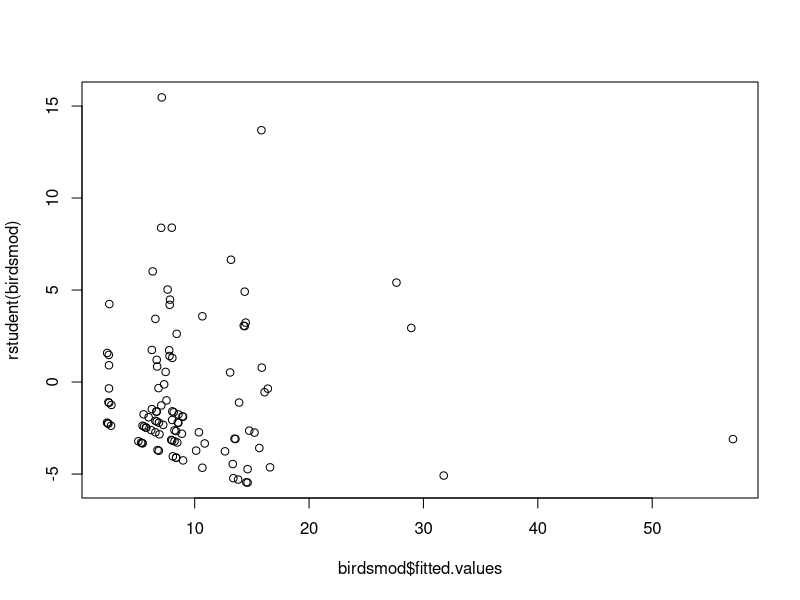
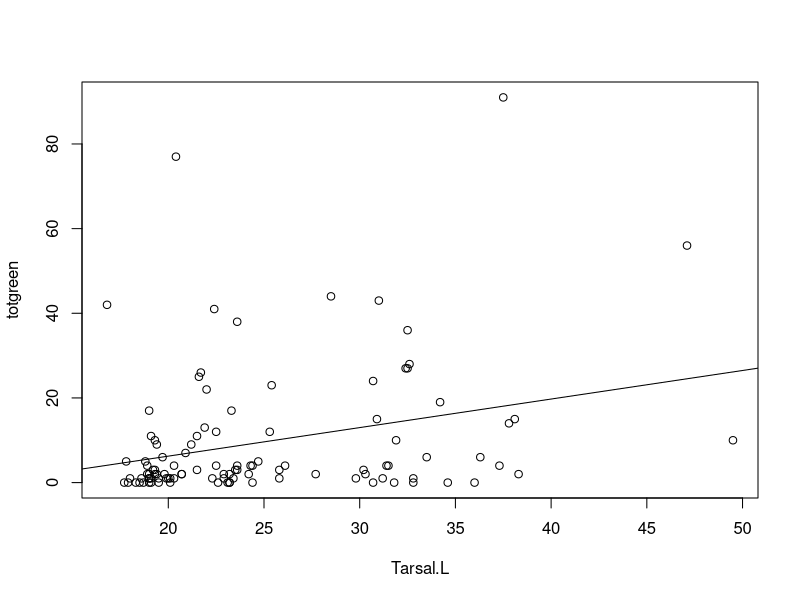
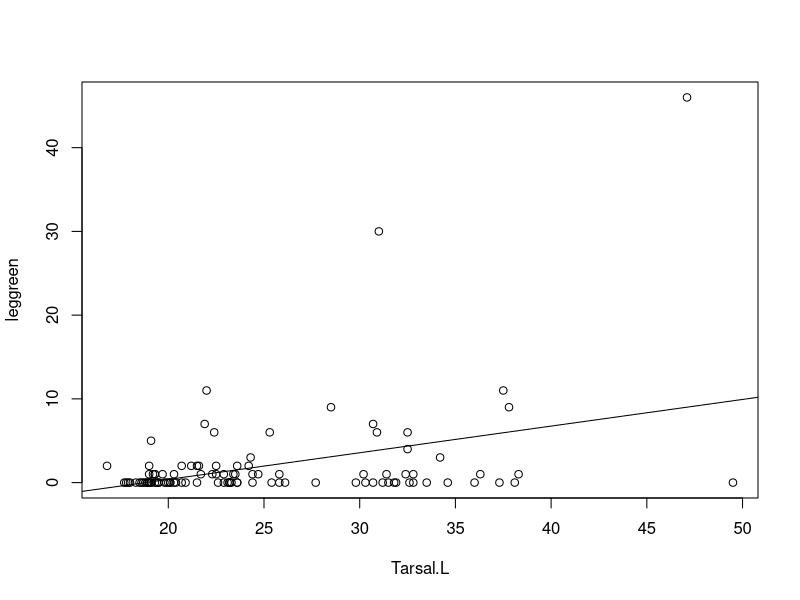
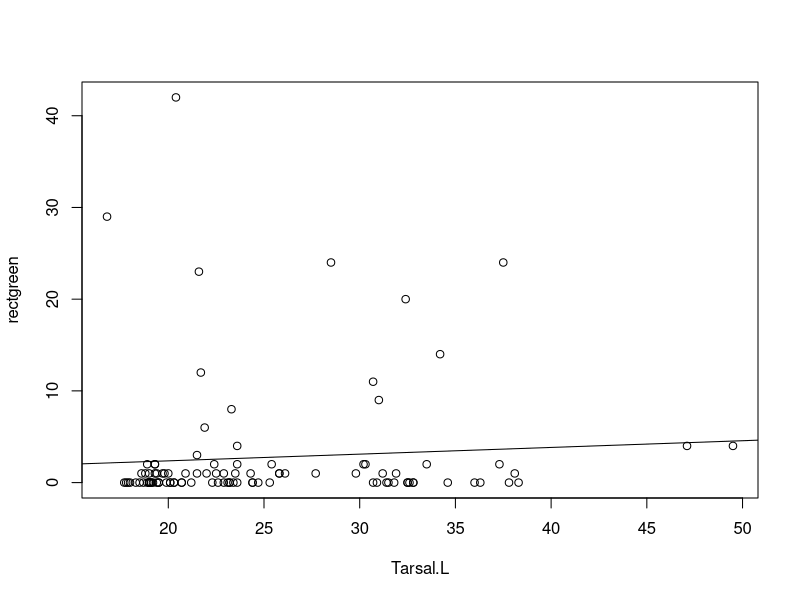
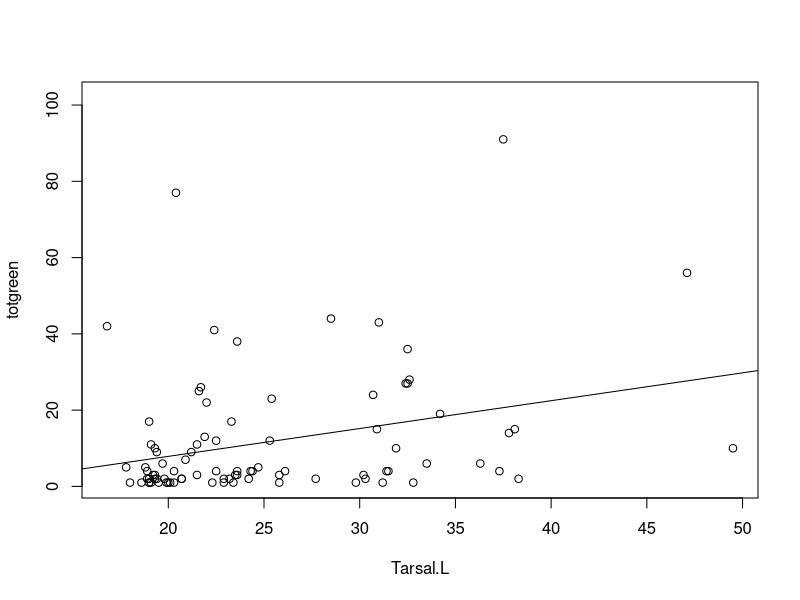
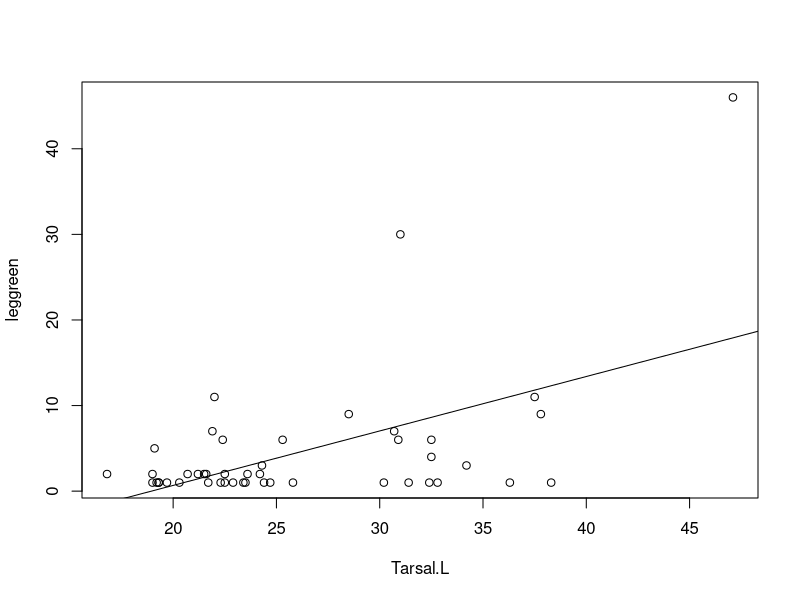
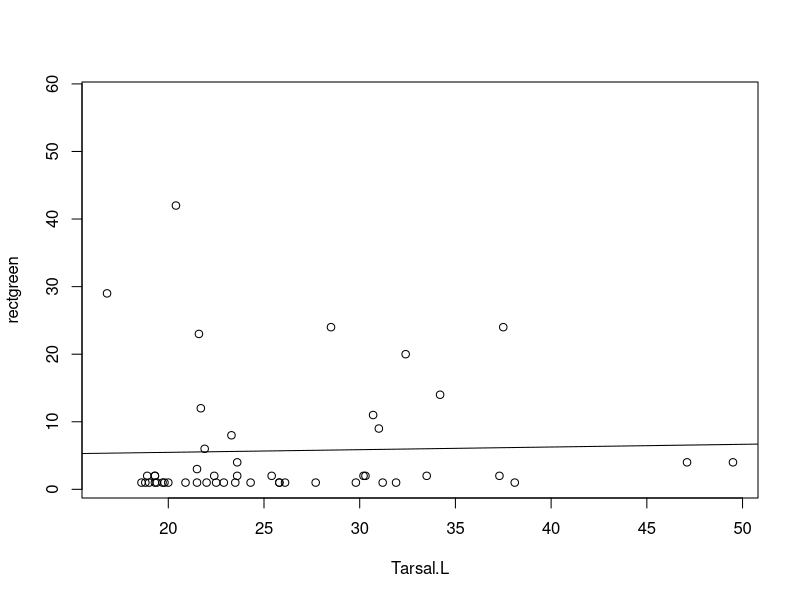
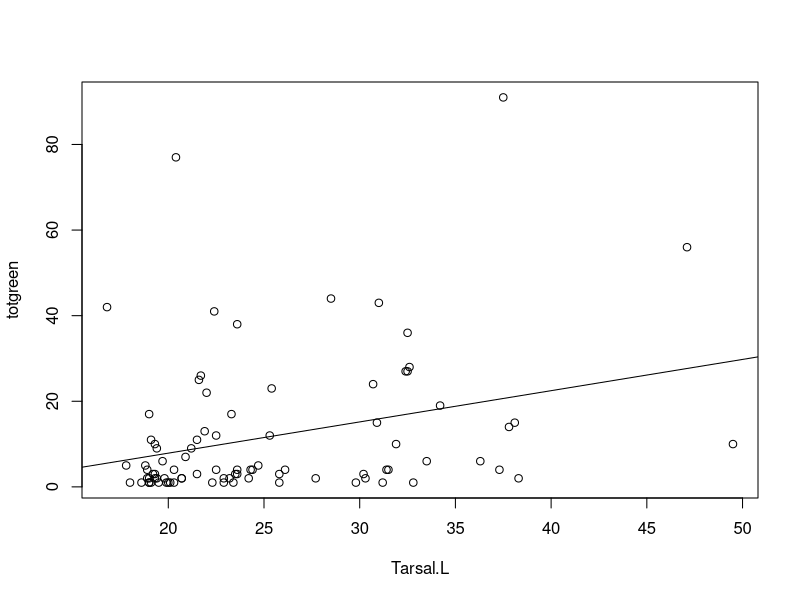

Recreate these plots in R, in order. (Note: this script raises an error after producing the figures.)
library(MASS)
library(ggplot2)
library(broom)
library(dplyr)

birds<-read.csv("bandingdata.csv")
head(birds)
birds<-droplevels(subset(birds, Alpha != "DESTROYED"))
birds<-droplevels(subset(birds, totgreen != "NA"))

birds$Tarsal.L<-as.numeric(as.character(birds$Tarsal.L))

birds$wing.chord<-as.numeric(as.character(birds$wing.chord))
birds$mass<-as.numeric(as.character(birds$mass))

summary(lm(wing.chord~Tarsal.L, data=birds)) #body size metrics correlated, shouldn't
#use both in a model together

#####################################################
##############Starting with total spores by
##############behavior and tarsal length
##############and total by taxon
#####################################################


birdsmod<-glm(totgreen~behavior+Tarsal.L, family = poisson, data=birds)
summary(birdsmod)
anova(birdsmod, test="Chisq")
pchisq(deviance(birdsmod), df.residual(birdsmod), lower=F) #!

plot(rstudent(birdsmod)~birdsmod$fitted.values)

############################
####Tarsal length influence on spore count, drop NA values for Tarsal length
############################

plot(totgreen~Tarsal.L, data=subset(birds, Tarsal.L != "NA"))
totgreenline<-lm(totgreen~Tarsal.L, data=subset(birds, Tarsal.L != "NA"))
abline(totgreenline)

plot(leggreen~Tarsal.L, data=subset(birds, Tarsal.L != "NA"))
leggreenline<-lm(leggreen~Tarsal.L, data=subset(birds, Tarsal.L != "NA"))
abline(leggreenline)

plot(rectgreen~Tarsal.L, data=subset(birds, Tarsal.L != "NA"))
rectgreenline<-lm(rectgreen~Tarsal.L, data=subset(birds, Tarsal.L != "NA"))
abline(rectgreenline)

##########################
#Tarsal length influence on spore count, drop spore zeroes
##########################

plot(totgreen~Tarsal.L, data=subset(birds, totgreen > 0 ))
totgreenline<-lm(totgreen~Tarsal.L, data=subset(birds, totgreen > 0))
abline(totgreenline)

plot(leggreen~Tarsal.L, data=subset(birds, leggreen > 0))
leggreenline<-lm(leggreen~Tarsal.L, data=subset(birds, leggreen > 0))
abline(leggreenline)

plot(rectgreen~Tarsal.L, data=subset(birds, rectgreen > 0))
rectgreenline<-lm(rectgreen~Tarsal.L, data=subset(birds, rectgreen > 0))
abline(rectgreenline)

#########################
#both drop tarsal NA and zero values
#########################

plot(totgreen~Tarsal.L, data=subset(birds, Tarsal.L != "NA" & totgreen > 0))
totgreenline<-lm(totgreen~Tarsal.L, data=subset(birds, Tarsal.L != "NA" & totgreen > 0))
abline(totgreenline)
summary(totgreenline)


plot(leggreen~Tarsal.L, data=subset(birds, Tarsal.L != "NA" & leggreen > 0))
leggreenline<-lm(leggreen~Tarsal.L, data=subset(birds, Tarsal.L != "NA" & leggreen > 0))
abline(leggreenline)

plot(rectgreen~Tarsal.L, data=subset(birds, Tarsal.L != "NA" & rectgreen > 0))
rectgreenline<-lm(rectgreen~Tarsal.L, data=subset(birds, Tarsal.L != "NA" & rectgreen > 0))
abline(rectgreenline)


##########################
#GLM Models
##########################


library(MASS)
# negative binomial
sum(residuals(birdsmod, type = "pearson")^2)

#quasipoisson model
birdsquasi<-glm(totgreen~behavior+Tarsal.L, family = quasipoisson, data=birds)
summary(birdsquasi)
anova(birdsquasi, test="Chisq")
pchisq(deviance(birdsquasi), df.residual(birdsquasi), lower=F) 
plot(rstudent(birdsquasi)~birdsquasi$fitted.values)


birdsnegbi<-glm.nb(totgreen~behavior+Tarsal.L, data=birds)
summary(birdsnegbi)
anova(birdsnegbi, test="Chisq")
pchisq(deviance(birdsnegbi), df.residual(birdsnegbi), lower=F) 
birdsnegbi0<-glm.nb(totgreen~1, data=subset(birds, Tarsal.L != "NA"))
1-(deviance(birdsnegbi)/deviance(birdsnegbi0)) #0.010 (goodness of fit ~R2)
m1<-update(birdsnegbi, .~. - Tarsal.L)
m1
anova(m1, birdsnegbi)
mod1overall<-anova(birdsnegbi, birdsnegbi0) #significantly better than null
plot(rstudent(birdsnegbi)~birdsnegbi$fitted.values)

model1factors<-drop1(birdsnegbi, test="LRT") #TWO WAY ANOVA DROPS EACH PREDICTOR SEPARATELY
mod1overall
drop1(birdsnegbi, test="LRT")


model1factors
birdsnegbi_tidy<-tidy(birdsnegbi)
model1factors<-tidy(model1factors)
mod1overalltidy<-tidy(mod1overall)

write.csv(rbind(birdsnegbi_tidy,model1tidy), "GLM summaries/test1.csv")
write.csv(model1factors, "GLM summaries/mod1factors.csv")
write.csv(mod1overalltidy, "GLM summaries/mod1overall.csv")

###################################################################
#totbytaxonandleg<-glm.nb(totgreen~Taxon.group+Tarsal.L, data=birds)
#summary(totbytaxonandleg)

# OVERALL SPORE NUMBER NOT SIGNIFICANT BY TAXONOMIC GROUP WHEN INCLUDING 
#TARSAL LENGTH, EXAMINE ONLY TAXONOMIC GROUP

totbytaxon<-glm.nb(totgreen~Taxon.group, data=birds)
summary(totbytaxon)
anova(totbytaxon, test="Chisq")
pchisq(deviance(totbytaxon), df.residual(totbytaxon), lower=F) #
totbytaxon0<-glm.nb(totgreen~1, data=birds)
1-(deviance(totbytaxon)/deviance(totbytaxon0)) 
mod2overall<-anova(totbytaxon, totbytaxon0, test="Chisq") #significantly better than null

mod2factors<-drop1(totbytaxon, test="LRT") #TWO WAY ANOVA DROPS EACH PREDICTOR SEPARATELY
plot(rstudent(totbytaxon)~totbytaxon$fitted.values)


totbytaxon_tidy<-tidy(totbytaxon)
totbytaxon_tidy
mod2factorstidy<-tidy(mod2factors)
mod2overalltidy<-tidy(mod2overall)
write.csv(totbytaxon_tidy, "GLM summaries/totbytaxon.csv")
write.csv(mod2factorstidy, "GLM summaries/mod2factors.csv")
write.csv(mod2overalltidy, "GLM summaries/mod2overall.csv")

##################################################################
###############leg spores############################
#################################################################

legsporebytarsalbehavior<-glm.nb(leggreen~behavior+Tarsal.L, data=birds)
summary(legsporebytarsalbehavior)
anova(legsporebytarsalbehavior, test="Chisq")
pchisq(deviance(legsporebytarsalbehavior), df.residual(legsporebytarsalbehavior), lower=F) #
legsporebytarsalbehavior0<-glm.nb(leggreen~1, data=subset(birds, Tarsal.L != "NA"))
1-(deviance(legsporebytarsalbehavior)/deviance(legsporebytarsalbehavior0))
anova(legsporebytarsalbehavior, legsporebytarsalbehavior0, test="Chisq") #significantly better than null


drop1(legsporebytarsalbehavior, test="LRT") #TWO WAY ANOVA DROPS EACH PREDICTOR SEPARATELY
#should drop behavior
##next model

legsporebytarsal<-glm.nb(leggreen~Tarsal.L, data=birds)
summary(legsporebytarsal)
anova(legsporebytarsal, test="Chisq")
pchisq(deviance(legsporebytarsal), df.residual(legsporebytarsal), lower=F) 
legsporebytarsal0<-glm.nb(leggreen~1, data=subset(birds, Tarsal.L != "NA"))
1-(deviance(legsporebytarsal)/deviance(legsporebytarsal0)) 
legmod1overall<-anova(legsporebytarsal0, legsporebytarsal, test="LR") #significantly better than null

legmod1parameters<-drop1(legsporebytarsal, test="LRT") #TWO WAY ANOVA DROPS EACH PREDICTOR SEPARATELY
plot(rstudent(legsporebytarsal)~legsporebytarsal$fitted.values)
legmod1overall
legsporebytarsal_tidy<-tidy(legsporebytarsal)
legmod1overalltidy<-tidy(legmod1overall)
legmod1parameterstidy<-tidy(legmod1parameters)
write.csv(legsporebytarsal_tidy, "GLM summaries/leggreenbytarsalfull.csv")
write.csv(legmod1parameterstidy, "GLM summaries/legmod1parameters.csv")
write.csv(legmod1overalltidy, "GLM summaries/legmod1overall.csv")



legsporebytaxonleg<-glm.nb(leggreen~Taxon.group+Tarsal.L, data=birds)
summary(legsporebytaxonleg)
anova(legsporebytaxonleg, test="Chisq")
pchisq(deviance(legsporebytaxonleg), df.residual(legsporebytaxonleg), lower=F) #
legsporebytaxonleg0<-glm.nb(leggreen~1, data=subset(birds, Tarsal.L != "NA"))
1-(deviance(legsporebytaxonleg)/deviance(legsporebytaxonleg0)) 
anova(legsporebytaxonleg, legsporebytaxonleg0, test="Chisq") #significantly better than null

drop1(legsporebytaxonleg, test="F") #TWO WAY ANOVA DROPS EACH PREDICTOR SEPARATELY
###neither significant, next model

legsporebytaxon<-glm.nb(leggreen~Taxon.group, data=birds)
summary(legsporebytaxon)
anova(legsporebytaxon, test="Chisq")
pchisq(deviance(legsporebytaxon), df.residual(legsporebytaxon), lower=F) 
legsporebytaxon0<-glm.nb(leggreen~1, data=birds)
1-(deviance(legsporebytaxon)/deviance(legsporebytaxon0)) 
legmod2overall<-anova(legsporebytaxon, legsporebytaxon0, test="Chisq") #significantly better than null
legmod2overall
legmod2parameters<-drop1(legsporebytaxon, test="LRT") #TWO WAY ANOVA DROPS EACH PREDICTOR SEPARATELY
plot(rstudent(legsporebytarsal)~legsporebytarsal$fitted.values)

legsporebytaxon_tidy<-tidy(legsporebytaxon)
legmod2overalltidy<-tidy(legmod2overall)
legmod2parameterstidy<-tidy(legmod2parameters)
write.csv(legsporebytaxon_tidy, "GLM summaries/leggreenbytaxonfull.csv")
write.csv(legmod2parameterstidy, "GLM summaries/legmod2parameters.csv")
write.csv(legmod2overalltidy, "GLM summaries/legmod2overall.csv")

####################################################################
###########################rect spores##############################
####################################################################

rectsporebytarsalbehavior<-glm.nb(rectgreen~behavior+Tarsal.L, data=birds)
summary(rectsporebytarsalbehavior)
anova(rectsporebytarsalbehavior, test="Chisq")
pchisq(deviance(rectsporebytarsalbehavior), df.residual(rectsporebytarsalbehavior), lower=F) 
rectsporebytarsalbehavior0<-glm.nb(rectgreen~1, data=subset(birds, Tarsal.L != "NA"))
1-(deviance(rectsporebytarsalbehavior)/deviance(rectsporebytarsalbehavior0)) 
anova(rectsporebytarsalbehavior, rectsporebytarsalbehavior0, test="Chisq") #significantly better than null

drop1(rectsporebytarsalbehavior, test="F") #TWO WAY ANOVA DROPS EACH PREDICTOR SEPARATELY
#should drop tarsal.L
##next model

rectsporebybehavior<-glm.nb(rectgreen~behavior, data=birds)
summary(rectsporebybehavior)
anova(rectsporebybehavior, test="Chisq")
pchisq(deviance(rectsporebybehavior), df.residual(rectsporebybehavior), lower=F) 
rectsporebybehavior0<-glm.nb(rectgreen~1, data=birds)
1-(deviance(rectsporebybehavior)/deviance(rectsporebybehavior0)) 
rectmod1overall<-anova(rectsporebybehavior, rectsporebybehavior0, test="Chisq") #significantly better than null
rectmod1parameters
rectmod1parameters<-drop1(rectsporebybehavior, test="LRT") #TWO WAY ANOVA DROPS EACH PREDICTOR SEPARATELY
plot(rstudent(rectsporebybehavior)~rectsporebybehavior$fitted.values)

rectsporebybehavior_tidy<-tidy(rectsporebybehavior)
rectmod1parameterstidy<-tidy(rectmod1parameters)
rectmod1overalltidy<-tidy(rectmod1overall)

write.csv(rectsporebybehavior_tidy, "GLM summaries/rectgreenbybehaviorfull.csv")
write.csv(rectmod1parameterstidy, "GLM summaries/rectmod1parameters.csv")
write.csv(rectmod1overalltidy, "GLM summaries/rectmod1overall.csv")



rectsporebytaxonrect<-glm.nb(rectgreen~Taxon.group+Tarsal.L, data=birds)
summary(rectsporebytaxonrect)
anova(rectsporebytaxonrect, test="Chisq")
pchisq(deviance(rectsporebytaxonrect), df.residual(rectsporebytaxonrect), lower=F) 
rectsporebytaxonrect0<-glm.nb(rectgreen~1, data=subset(birds, Tarsal.L != "NA"))
1-(deviance(rectsporebytaxonrect)/deviance(rectsporebytaxonrect0)) 
anova(rectsporebytaxonrect, rectsporebytaxonrect0, test="Chisq") #significantly better than null

drop1(rectsporebytaxonrect, test="F") #TWO WAY ANOVA DROPS EACH PREDICTOR SEPARATELY
###drop tarsal length next model

rectsporebytaxon<-glm.nb(rectgreen~Taxon.group, data=birds)
summary(rectsporebytaxon)
anova(rectsporebytaxon, test="Chisq")
pchisq(deviance(rectsporebytaxon), df.residual(rectsporebytaxon), lower=F) 
rectsporebytaxon0<-glm.nb(rectgreen~1, data=birds)
1-(deviance(rectsporebytaxon)/deviance(rectsporebytaxon0))
rectmod2overall<-anova(rectsporebytaxon, rectsporebytaxon0, test="Chisq") #significantly better than null

rectmod2overall
rectmod2parameters<-drop1(rectsporebytaxon, test="LRT") #TWO WAY ANOVA DROPS EACH PREDICTOR SEPARATELY
plot(rstudent(rectsporebytarsal)~rectsporebytarsal$fitted.values)

rectsporebytaxon_tidy<-tidy(rectsporebytaxon)
rectmod2parameterstidy<-tidy(rectmod2parameters)
rectmod2overalltidy<-tidy(rectmod2overall)

write.csv(rectsporebytaxon_tidy, "GLM summaries/rectgreenbytaxonfull.csv")
write.csv(rectmod2parameterstidy, "GLM summaries/rectmod2parameters.csv")
write.csv(rectmod2overalltidy, "GLM summaries/rectmod2overall.csv")


###################################################################



library(plyr)


sumbyspp<- ddply(birds, "Alpha", summarise,
                N    = length(Alpha),
                mean = mean(totgreen),
                sd   = sd(totgreen),
                se   = sd / sqrt(N)
                
)
sumbyspp$CI<-sumbyspp$se*1.96
head(sumbyspp)
sumbyspp

#make a  subset that only includes spp w at least 3 captures
smalist<-droplevels(sumbyspp$Alpha[c(which(sumbyspp$N < 3))])
smalist
smallset<-droplevels(subset(birds, Alpha != "BHGR" & Alpha != "FLIN" & Alpha != "GCKI" & Alpha != "HAWO" & Alpha != "HEWA" & Alpha != "PUFI" & Alpha != "RECR" & Alpha != "RSFL" & Alpha != "RUGR" & Alpha != "STJA" & Alpha!= "RUHU" & Alpha != "VASW" & Alpha != "VATH" & Alpha != "WCSP"))
length(levels(smallset$Alpha))
which(smallset$Tarsal.L != "NA")
length(birds$Tarsal.L)


sumsmall<- ddply(smallset, "Alpha", summarise,
                 N = length(Alpha),
                 mean = mean(totgreen),
                 sd = sd(totgreen),
                 se = sd / sqrt(N)
                 )
sumsmall

##################################################
###############Alpha with Tarsal.L################
##################################################
## all models suggest dropping tarsal.l
#################################################

totalalpha<-glm.nb(totgreen~Alpha+Tarsal.L, data=smallset)
summary(totalalpha)
anova(totalalpha, test="Chisq")
pchisq(deviance(totalalpha), df.residual(totalalpha), lower=F) 
totalalpha0<-glm.nb(totgreen~1, data=subset(smallset, Tarsal.L != "NA"))
1-(deviance(totalalpha)/deviance(totalalpha0)) 
anova(totalalpha, totalalpha0, test="Chisq") #significantly better than null

drop1(totalalpha, test="F") #TWO WAY ANOVA DROPS EACH PREDICTOR SEPARATELY
##drop tarsal length
plot(rstudent(totalalpha)~totalalpha$fitted.values)

legalpha<-glm.nb(leggreen~Alpha+Tarsal.L, data=smallset)
summary(legalpha)
anova(legalpha, test="Chisq")
pchisq(deviance(legalpha), df.residual(legalpha), lower=F) 
legalpha0<-glm.nb(leggreen~1, data=subset(smallset, Tarsal.L != "NA"))
1-(deviance(legalpha)/deviance(legalpha0))
anova(legalpha, legalpha0, test="Chisq") #significantly better than null

drop1(legalpha, test="F") #TWO WAY ANOVA DROPS EACH PREDICTOR SEPARATELY
#drop tarsal length
plot(rstudent(legalpha)~legalpha$fitted.values)

rectalpha<-glm.nb(rectgreen~Alpha+Tarsal.L, data=smallset)
summary(rectalpha)
anova(rectalpha, test="Chisq")
pchisq(deviance(rectalpha), df.residual(rectalpha), lower=F) 
rectalpha0<-glm.nb(rectgreen~1, data=subset(smallset, Tarsal.L != "NA"))
1-(deviance(rectalpha)/deviance(rectalpha0))
anova(rectalpha, rectalpha0, test="Chisq") #significantly better than null

drop1(rectalpha, test="F") #TWO WAY ANOVA DROPS EACH PREDICTOR SEPARATELY
#drop tarsal length
plot(rstudent(rectalpha)~rectalpha$fitted.values)

######################################################
###################Alpha##############################
######################################################

totalalpha1<-glm.nb(totgreen~Alpha, data=smallset)
summary(totalalpha1)
anova(totalalpha1, test="Chisq")
pchisq(deviance(totalalpha1), df.residual(totalalpha1), lower=F) 
totalalpha10<-glm.nb(totgreen~1, data=smallset)
1-(deviance(totalalpha1)/deviance(totalalpha10)) 
alphamod1overall<-anova(totalalpha1, totalalpha10, test="Chisq") #significantly better than null

alphamod1parameters<-drop1(totalalpha1, test="LRT") #TWO WAY ANOVA DROPS EACH PREDICTOR SEPARATELY
plot(rstudent(totalalpha1)~totalalpha1$fitted.values)

summary(totalalpha1)
totalalpha1tidy<-tidy(totalalpha1)
alphamod1parameterstidy<-tidy(alphamod1parameters)
alphamod1overalltidy<-tidy(alphamod1overall)

write.csv(totalalpha1tidy, "GLM summaries/totalalpha.csv")
write.csv(alphamod1parameterstidy, "GLM summaries/totalalphaparameters.csv")
write.csv(alphamod1overalltidy, "GLM summaries/totalalphaoverall.csv")

legalpha1<-glm.nb(leggreen~Alpha, data=smallset)
summary(legalpha1)
anova(legalpha1, test="Chisq")
pchisq(deviance(legalpha1), df.residual(legalpha1), lower=F) 
legalpha10<-glm.nb(leggreen~1, data=smallset)
1-(deviance(legalpha1)/deviance(legalpha10)) 
alpha1legmodoverall<-anova(legalpha1, legalpha10, test="Chisq") #significantly better than null

alpha1legmodparameters<-drop1(legalpha1, test="LRT") #TWO WAY ANOVA DROPS EACH PREDICTOR SEPARATELY
plot(rstudent(legalpha1)~legalpha1$fitted.values)


legalpha1tidy<-tidy(legalpha1)
alpha1legmodparameterstidy<-tidy(alpha1legmodparameters)
alpha1legmodoveralltidy<-tidy(alpha1legmodoverall)

write.csv(legalpha1tidy, "GLM summaries/legalpha.csv")
write.csv(alpha1legmodparameterstidy, "GLM summaries/legalphaparameters.csv")
write.csv(alpha1legmodoveralltidy, "GLM summaries/legalphaoverall.csv")



rectalpha1<-glm.nb(rectgreen~Alpha, data=smallset)
summary(rectalpha1)
anova(rectalpha1, test="Chisq")
pchisq(deviance(rectalpha1), df.residual(rectalpha1), lower=F) 
rectalpha10<-glm.nb(rectgreen~1, data=smallset)
1-(deviance(rectalpha1)/deviance(rectalpha10)) 
rectalphaoverall<-anova(rectalpha1, rectalpha10, test="Chisq") #significantly better than null

rectalphaparameters<-drop1(rectalpha1, test="LRT") #TWO WAY ANOVA DROPS EACH PREDICTOR SEPARATELY
plot(rstudent(rectalpha1)~rectalpha1$fitted.values)

rectalpha1tidy<-tidy(rectalpha1)
rectalphaoveralltidy<-tidy(rectalphaoverall)
rectalphaparameterstidy<-tidy(rectalphaparameters)

write.csv(rectalpha1tidy, "GLM summaries/rectalpha.csv")
write.csv(rectalphaparameterstidy, "GLM summaries/rectalphaparameters.csv")
write.csv(rectalphaoveralltidy, "GLM summaries/rectalphaoverall.csv")

for(i in levels(birds$Alpha)){
  print(c(i, mean(birds$totgreen[which(birds$Alpha == i)])), sep = ",")
}

nonzero<-droplevels(subset(birds, totgreen != 0))
min(nonzero$totgreen)

for(i in levels(nonzero$Alpha)){
  print(c(i, mean(nonzero$totgreen[which(nonzero$Alpha == i)])), sep = ",")
}

speciesmod<-glm.nb(totgreen~Alpha, data = nonzero)
summary(speciesmod)
anova(speciesmod)
pchisq(deviance(speciesmod), df.residual(speciesmod), lower= F) 
plot(rstudent(speciesmod))


library(multcomp)
library(lsmeans)

###################################
#posthoc pairwise tests
###################################

#ALPHA
alphatotalpairwise<-lsmeans(totalalpha1, pairwise~Alpha, adjust = "tukey")
alphatotalpairwise$contrasts

alphatotalpairs<-cld(alphatotalpairwise, alpha= 0.05, Letters= letters, adjust = "tukey")
alphatotalpairs<-arrange(alphatotalpairs, Alpha)

letterstotalalpha<-alphatotalpairs$.group

alphalegpairwise<-lsmeans(legalpha1, pairwise~Alpha, adjust = "tukey")
alphalegpairwise$contrasts

alphalegpairs<-cld(alphalegpairwise, alpha= 0.05, Letters= letters, adjust = "tukey")
alphalegpairs<-arrange(alphalegpairs, Alpha)

lettersalphaleg<-alphalegpairs$.group

alpharectpairwise<-lsmeans(rectalpha1, pairwise~Alpha, adjust = "tukey")
alpharectpairwise$contrasts

alpharectpairs<-cld(alpharectpairwise, alpha= 0.05, Letters= letters, adjust = "tukey")
alpharectpairs<-arrange(alpharectpairs, Alpha)

lettersalpharect<-alpharectpairs$.group

#total

totalbehaviorpairwise<-lsmeans(birdsnegbi, pairwise~behavior, adjust = "tukey")
totalbehaviorpairwise$contrasts

totalbehaviorpairs<-cld(totalbehaviorpairwise, alpha= 0.05, Letters= letters, adjust = "tukey")
totalbehaviorpairs<-arrange(totalbehaviorpairs, behavior)

letterstotalbehavior<-totalbehaviorpairs$.group

totaltaxonpairwise<-lsmeans(totbytaxon, pairwise~Taxon.group, adjust = "tukey")
totaltaxonpairwise$contrasts

totaltaxonpairs<-cld(totaltaxonpairwise, alpha= 0.05, Letters= letters, adjust = "tukey")
totaltaxonpairs<-arrange(totaltaxonpairs, Taxon.group)

letterstotaltaxon<-totaltaxonpairs$.group

#leg

legbehaviorpairwise<-lsmeans(legsporebytarsalbehavior, pairwise~behavior, adjust = "tukey")
legbehaviorpairwise$contrasts

legbehaviorpairs<-cld(legbehaviorpairwise, alpha= 0.05, Letters= letters, adjust = "tukey")
legbehaviorpairs<-arrange(legbehaviorpairs, behavior)

letterslegbehavior<-legbehaviorpairs$.group

legtaxonpairwise<-lsmeans(legsporebytaxon, pairwise~Taxon.group, adjust = "tukey")
legtaxonpairwise$contrasts

legtaxonpairs<-cld(legtaxonpairwise, alpha= 0.05, Letters= letters, adjust = "tukey")
legtaxonpairs<-arrange(legtaxonpairs, Taxon.group)

letterslegtaxon<-legtaxonpairs$.group

#rect

recttaxonpairwise<-lsmeans(rectsporebytaxon, pairwise~Taxon.group, adjust = "tukey")
recttaxonpairwise$contrasts

recttaxonpairs<-cld(recttaxonpairwise, alpha= 0.05, Letters= letters, adjust = "tukey")
recttaxonpairs<-arrange(recttaxonpairs, Taxon.group)

lettersrecttaxon<-recttaxonpairs$.group
lettersrecttaxon

rectbehaviorpairwise<-lsmeans(rectsporebybehavior, pairwise~behavior, adjust = "tukey")
rectbehaviorpairwise$contrasts

rectbehaviorpairs<-cld(rectbehaviorpairwise, alpha= 0.05, Letters= letters, adjust = "tukey")
rectbehaviorpairs<-arrange(rectbehaviorpairs, behavior)

lettersrectbehavior<-rectbehaviorpairs$.group
lettersrectbehavior

##############
###figures for paper
##############


totalpha<-ggplot(data=subset(smallset, totgreen > 0), aes(Alpha, totgreen)) +
  geom_boxplot(fill="gray") +
  theme_bw()+
  theme(#axis.title.x = element_blank(),
    #axis.title.y = element_blank(),
    plot.margin = margin(0.5, 0.5, 0.5, 0.5, "inch"),
    axis.text.x  = element_text(angle=90, vjust=0.5, size=12),
    panel.grid.minor.x=element_blank(),
    panel.grid.major.x=element_blank(),
    panel.grid.minor.y=element_blank(),
    panel.grid.major.y=element_blank())+
  xlab("")+
  ylab("Total Number of Spores")+
  annotate("text", y = 80, x = c(1,6, 10, 17), label = c("bc","ab", "a", "c"), fontface = "italic", size= 3)
  #annotate("text", y=100, x=1:20, label= letterstotalalpha, fontface = "italic")
#ggsave(path ="../Desktop/WIRI paper 1/WIRI Manuscript 1 - Ecology Letters/plots/", filename = "totALPHAboxfew.png", width=10, height = 5)
totalpha

legalpha<-ggplot(data=subset(smallset, leggreen > 0), aes(Alpha, leggreen)) +
  geom_boxplot(fill="gray") +
  theme_bw()+
  theme(#axis.title.x = element_blank(),
    #axis.title.y = element_blank(),
    plot.margin = margin(0.5, 0.5, 0.5, 0.5, "inch"),
    axis.text.x  = element_text(angle=90, vjust=0.5, size=12),
    panel.grid.minor.x=element_blank(),
    panel.grid.major.x=element_blank(),
    panel.grid.minor.y=element_blank(),
    panel.grid.major.y=element_blank())+
  xlab("")+
  ylab("Number of Leg Spores")
#annotate("text", y=40, x=1:20, label= lettersalphaleg, fontface = "italic")
#ggsave(path ="../Desktop/WIRI paper 1/WIRI Manuscript 1 - Ecology Letters/plots/", filename = "legALPHAboxfew.png", width=10, height = 5)
legalpha


rectalpha<-ggplot(data=subset(smallset, rectgreen > 0), aes(Alpha, rectgreen)) +
  geom_boxplot(fill="gray") +
  theme_bw()+
  theme(#axis.title.x = element_blank(),
    #axis.title.y = element_blank(),
    plot.margin = margin(0.5, 0.5, 0.5, 0.5, "inch"),
    axis.text.x  = element_text(angle=90, vjust=0.5, size=12),
    panel.grid.minor.x=element_blank(),
    panel.grid.major.x=element_blank(),
    panel.grid.minor.y=element_blank(),
    panel.grid.major.y=element_blank())+
  xlab("")+
  ylab("Number of Rectrix Spores")+
  annotate("text", y = 50, x = c(10, 16), label = c("a", "b"), fontface = "italic", size =3)
  #annotate("text", y=50, x=1:20, label= lettersalpharect, fontface = "italic")
#ggsave(path ="../Desktop/WIRI paper 1/WIRI Manuscript 1 - Ecology Letters/plots/", filename = "rectALPHAboxfew.png", width=10, height = 5)
rectalpha

totbehavior<-ggplot(data=subset(birds, behavior != "flower" & totgreen >0), aes(behavior, totgreen)) +
  geom_boxplot(fill="gray") +
  theme_bw()+
  theme(#axis.title.x = element_blank(),
    #axis.title.y = element_blank(),
    axis.text.x  = element_text(angle=90, vjust=0.5, size=12),
    panel.grid.minor.x=element_blank(),
    panel.grid.major.x=element_blank(),
    panel.grid.minor.y=element_blank(),
    panel.grid.major.y=element_blank())+
  xlab("")+
  ylab("Total Number of Spores")+
  annotate("text", x=1:4, y=70, label= letterstotalbehavior, fontface = "italic", size =3)
#ggsave(path = "../Desktop/WIRI paper 1/WIRI Manuscript 1 - Ecology Letters/plots/", filename = "totbehaviorboxfew.png", width=10, height = 5)
totbehavior


legbehavior<-ggplot(data=subset(birds, behavior != "flower" & leggreen > 0), aes(behavior, leggreen)) +
  geom_boxplot(fill="gray") +
  theme_bw()+
  theme(#axis.title.x = element_blank(),
    #axis.title.y = element_blank(),
    axis.text.x  = element_text(angle=90, vjust=0.5, size=12),
    panel.grid.minor.x=element_blank(),
    panel.grid.major.x=element_blank(),
    panel.grid.minor.y=element_blank(),
    panel.grid.major.y=element_blank())+
  xlab("")+
  ylab("Number of Leg Spores")
#annotate("text", x=1:4, y=10, label= letterslegbehavior)
#ggsave(path ="../Desktop/WIRI paper 1/WIRI Manuscript 1 - Ecology Letters/plots/", filename = "legbehaviorboxfew.png", width=10, height = 5)
legbehavior


rectbehavior<-ggplot(data=subset(birds, behavior != "flower" & rectgreen > 0), aes(behavior, rectgreen)) +
  geom_boxplot(fill="gray") +
  theme_bw()+
  theme(#axis.title.x = element_blank(),
    #axis.title.y = element_blank(),
    axis.text.x  = element_text(angle=90, vjust=0.5, size=12),
    panel.grid.minor.x=element_blank(),
    panel.grid.major.x=element_blank(),
    panel.grid.minor.y=element_blank(),
    panel.grid.major.y=element_blank())+
  xlab("")+
  ylab("Number of Rectrix Spores")+
  annotate("text", x=1:4, y=80, label= lettersrectbehavior, fontface = "italic", size =3)
#ggsave(path ="../Desktop/WIRI paper 1/WIRI Manuscript 1 - Ecology Letters/plots/", filename = "rectbehaviorboxfew.png", width=10, height = 5)
rectbehavior

tottaxon<-ggplot(data=subset(birds, totgreen >0), aes(Taxon.group, totgreen)) +
  geom_boxplot(fill="gray") +
  theme_bw()+
  theme(#axis.title.x = element_blank(),
    #axis.title.y = element_blank(),
    axis.text.x  = element_text(angle=90, vjust=0.5, size=12),
    panel.grid.minor.x=element_blank(),
    panel.grid.major.x=element_blank(),
    panel.grid.minor.y=element_blank(),
    panel.grid.major.y=element_blank())+
  xlab("")+
  ylab("Total Number of Spores")+
  annotate("text", x=c(2,4,5,7,8,9,11,12), y=85, label= c("ab","bc","bc","bc","bc","a","c","ab"), fontface = "italic", size =3)
#ggsave(path ="../Desktop/WIRI paper 1/WIRI Manuscript 1 - Ecology Letters/plots/", filename = "tottaxonboxfew.png", width=10, height = 5)
tottaxon

totaltaxonpairs

legtaxon<-ggplot(data=subset(birds, leggreen > 0), aes(Taxon.group, leggreen)) +
  geom_boxplot(fill="gray") +
  theme_bw()+
  theme(#axis.title.x = element_blank(),
    #axis.title.y = element_blank(),
    axis.text.x  = element_text(angle=90, vjust=0.5, size=12),
    panel.grid.minor.x=element_blank(),
    panel.grid.major.x=element_blank(),
    panel.grid.minor.y=element_blank(),
    panel.grid.major.y=element_blank())+
  xlab("")+
  ylab("Number of Leg Spores")
  #annotate("text", x=1:16, y=80, label= letterslegtaxon, fontface = "italic", size =3)
#ggsave(path ="../Desktop/WIRI paper 1/WIRI Manuscript 1 - Ecology Letters/plots/", filename = "legtaxonboxfew.png", width=10, height = 5)
legtaxon

recttaxon<-ggplot(data=subset(birds, rectgreen > 0), aes(Taxon.group, rectgreen)) +
  geom_boxplot(fill="gray") +
  theme_bw()+
  theme(#axis.title.x = element_blank(),
    #axis.title.y = element_blank(),
    axis.text.x  = element_text(angle=90, vjust=0.5, size=12),
    panel.grid.minor.x=element_blank(),
    panel.grid.major.x=element_blank(),
    panel.grid.minor.y=element_blank(),
    panel.grid.major.y=element_blank())+
  xlab("")+
  ylab("Number of Rectrix Spores")+
  annotate("text", y=50, x=c(2,10,11), label= c("a","b","a"), fontface = "italic", size =3)
#ggsave(path ="../Desktop/WIRI paper 1/WIRI Manuscript 1 - Ecology Letters/plots/", filename = "recttaxonboxfew.png", width=10, height = 5)
recttaxon

recttaxonpairs

library(cowplot)

totalspores<-plot_grid(totalpha, tottaxon, totbehavior, labels = c("A", "B", "C"), ncol =2, nrow =2, align="h")
legspores<-plot_grid(legalpha, legtaxon, legbehavior, labels = c("A", "B", "C"), ncol =2, nrow =2, align="h")
rectspores<-plot_grid(rectalpha, recttaxon, rectbehavior, labels = c("A", "B", "C"), ncol =2, nrow =2, align="h")

save_plot("plots/totalmulti.pdf", totalspores, ncol=2, nrow=2)
save_plot("plots/legmulti.pdf", legspores, ncol=2, nrow=2)
save_plot("plots/rectmulti.pdf", rectspores, ncol=2, nrow=2)

#pdf generation of full size plots with no margin
pdf("plots/totalmultifullsize.pdf")
plot(totalspores)
dev.off()

pdf("plots/legmultifullsize.pdf")
plot(legspores)
dev.off()

pdf("plots/rectmultifullsize.pdf")
plot(rectspores)
dev.off()

#pdfs of plots with 1 inch margins
pdf("plots/totalmultimargins.pdf", paper="a4r")
par(omi=c(1,1,1,1))
plot(totalspores)
dev.off()

pdf("plots/legmultimargins.pdf", paper="a4r")
par(omi=c(1,1,1,1))
plot(legspores)
dev.off()

pdf("plots/rectmultimargins.pdf", paper="a4r")
par(omi=c(1,1,1,1))
plot(rectspores)
dev.off()

#png of plots for presentation
png("plots/totalmultifullsize.png", width=1150, height=1150, res=150)
plot(totalspores)
dev.off()

png("plots/legmultifullsize.png", width=1150, height=1150, res=150)
plot(legspores)
dev.off()

png("plots/rectmultifullsize.png", width=1150, height=1150, res=150)
plot(rectspores)
dev.off()


tarsaltaxon<-ggplot(data=subset(birds, Tarsal.L != "NA"), aes(Taxon.group, Tarsal.L)) +
  geom_boxplot() +
  theme_bw()+
  theme(#axis.title.x = element_blank(),
    #axis.title.y = element_blank(),
    axis.text.x  = element_text(angle=90, vjust=0.5, size=12),
    panel.grid.minor.x=element_blank(),
    panel.grid.major.x=element_blank(),
    panel.grid.minor.y=element_blank(),
    panel.grid.major.y=element_blank())+
  xlab("Taxon")+
  ylab("Leg length")

legtaxon
plot_grid(legtaxon, tarsaltaxon, nrow=1, ncol=2 )

######## Total spores by tarsal length

detach("package:cowplot", unload=TRUE)

testing<-glm.nb(totgreen~Tarsal.L, data=subset(birds, Tarsal.L != "NA" & totgreen > 0))
summary(testing)

figure1legall<-ggplot(data=subset(birds, Tarsal.L != "NA"), aes(Tarsal.L, totgreen)) +
  geom_point() +
  scale_x_continuous(breaks = seq(min(0), max(50), by = 5)) +
  scale_y_continuous(breaks = seq(min(0), max(100), by = 10)) +
  geom_smooth(method="glm.nb", color="black")+
  theme_classic()+
  xlab("Tarsal Length (mm)")+
  ylab("Total Spore Count")

figure1legall

#fullsizenomargins
pdf("plots/Figure1full.pdf")
plot(figure1legall)
dev.off()

#with one inch margins
pdf("plots/Figure1margins.pdf", paper="a4r")
par(omi=c(1,1,1,1))
plot(figure1legall)
dev.off()

#png file for presentation
png("plots/Figure1full.png", width=1150, height=1150, res=150)
plot(figure1legall)
dev.off()
